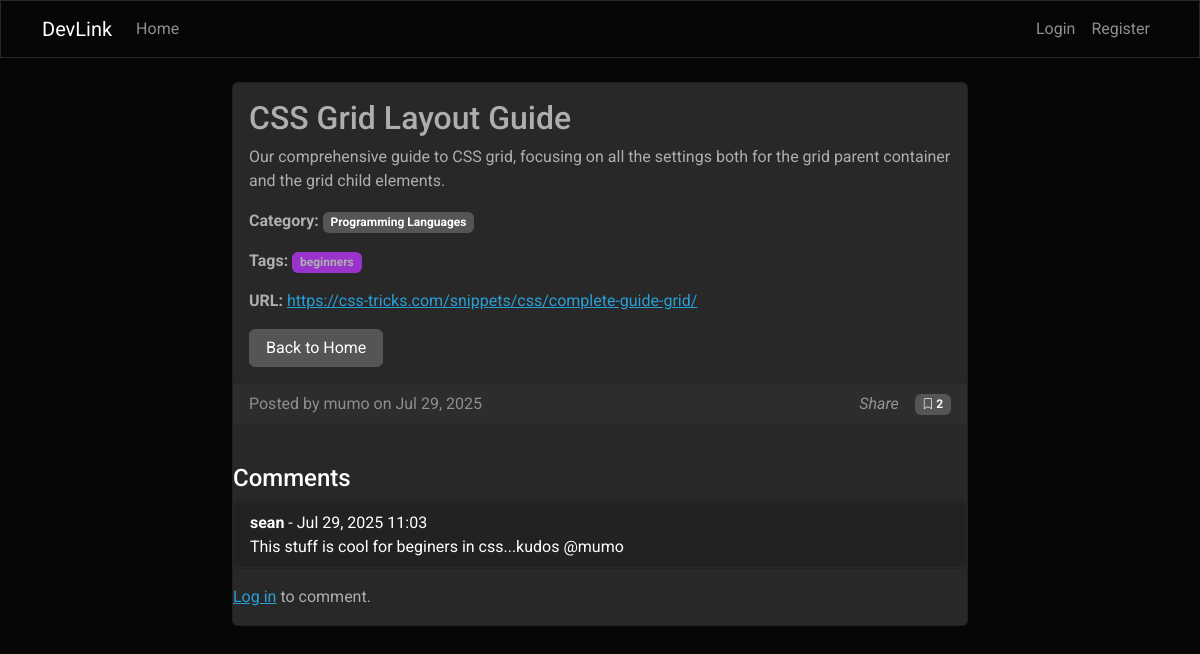
/resources/3/, run on the app's committed database.
### core/models.py (models this page shows, shortened)
class Resource(models.Model):
    title = models.CharField(max_length=200)
    description = models.TextField()
    url = models.URLField()
    category = models.ForeignKey(Category, on_delete=models.SET_NULL, null=True)
    tags = models.ManyToManyField(Tag)
    author = models.ForeignKey(User, on_delete=models.CASCADE)
    created_at = models.DateTimeField(auto_now_add=True)
    updated_at = models.DateTimeField(auto_now=True)
    image = models.ImageField(upload_to='resource_images/', blank=True, null=True)
    file = models.FileField(upload_to='resources/files/', blank=True, null=True)

class Category(models.Model):
    name = models.CharField(max_length=100)
    slug = models.SlugField(unique=True)

class Tag(models.Model):
    name = models.CharField(max_length=50)
    slug = models.SlugField(unique=True)

class Comment(models.Model):
    resource = models.ForeignKey(Resource, on_delete=models.CASCADE, related_name='comments')
    author = models.ForeignKey(User, on_delete=models.CASCADE)
    body = models.TextField()
    created_at = models.DateTimeField(auto_now_add=True)

### core/views.py (the view, shortened to what this page needs)
# urls.py: path('resources/<int:pk>/', ResourceDetailView.as_view(), name='resource_detail'),
class ResourceDetailView(DetailView):
    model = Resource
    template_name = 'core/resource_detail.html'
    def get_context_data(self, **kwargs):
        context = super().get_context_data(**kwargs)
        context['comment_form'] = CommentForm()
        context['comments'] = self.object.comments.order_by('-created_at')
        return context

### core/templates/core/resource_detail.html (shortened to what this page needs)
{% extends 'core/base.html' %}
{% block content %}
<div class="row">
    <div class="col-md-8 mx-auto">
        <div class="card">
            <div class="card-body">
                <h4 class="card-title">{{ resource.title }}</h4>
                <p class="card-text">{{ resource.description }}</p>
                <div class="mb-3">
                    <strong>Category:</strong>
                    <span class="badge bg-secondary">{{ resource.category.name }}</span>
                </div>
                <div class="mb-3">
                    <strong>Tags:</strong>
                    {% for tag in resource.tags.all %}
                    <span class="badge bg-info text-dark">{{ tag.name }}</span>
                    {% endfor %}
                </div>
                <div class="mb-3">
                    <strong>URL:</strong>
                    <a href="{{ resource.url }}" target="_blank">{{ resource.url }}</a>
                </div>
                <div class="d-flex justify-content-between">
                    <a href="{% url 'home' %}" class="btn btn-secondary">Back to Home</a>
                </div>
            </div>
            <div class="card-footer text-muted">
                <div class="d-flex justify-content-between align-items-center flex-wrap gap-2">
                    <div>
                        Posted by {{ resource.author.username }} on {{ resource.created_at|date:"M d, Y" }}
                    </div>
                    <div class="d-flex align-items-center gap-3">
                        <div id="share" style="cursor: pointer; color: #949494;">
                            <i class="fa fa-share-alt" aria-hidden="true">Share</i>
                        </div>
                        <span class="badge bg-secondary">
                            <i class="bi bi-bookmark"></i> {{ resource.bookmark_set.count }}
                        </span>
                    </div>
                </div>
            </div>
            <h5 class="mt-4">Comments</h5>
            <ul class="list-group mb-3">
                {% for comment in comments %}
                <li class="list-group-item">
                    <strong>{{ comment.author.username }}</strong> - {{ comment.created_at|date:"M d, Y H:i" }}<br>
                    {{ comment.body }}
                </li>
                {% empty %}
                <li class="list-group-item">No comments yet.</li>
                {% endfor %}
            </ul>
            {% if user.is_authenticated %}
            <form method="post">
                {% csrf_token %}
                {{ comment_form.body }}
                <button type="submit" class="btn btn-primary mt-2">Add Comment</button>
            </form>
            {% else %}
            <p><a href="{% url 'login' %}">Log in</a> to comment.</p>
            {% endif %}
        </div>
    </div>
</div>
{% endblock %}

### core/templates/core/base.html (style rules this page uses)
.bi-bookmark { font-size: 0.9em; }

### data on the page
Resource: title "CSS Grid Layout Guide", description "Our comprehensive guide to CSS grid, focusing on all the settings both for the grid parent container and the grid child elements.", category.name "Programming Languages", url "https://css-tricks.com/snippets/css/complete-guide-grid/", author.username "mumo", created_at "Jul 29, 2025", bookmark_set.count "2"
Tag: name "beginners"
Comment: author.username "sean", created_at "Jul 29, 2025 11:03", body "This stuff is cool for beginers in css...kudos @mumo"
